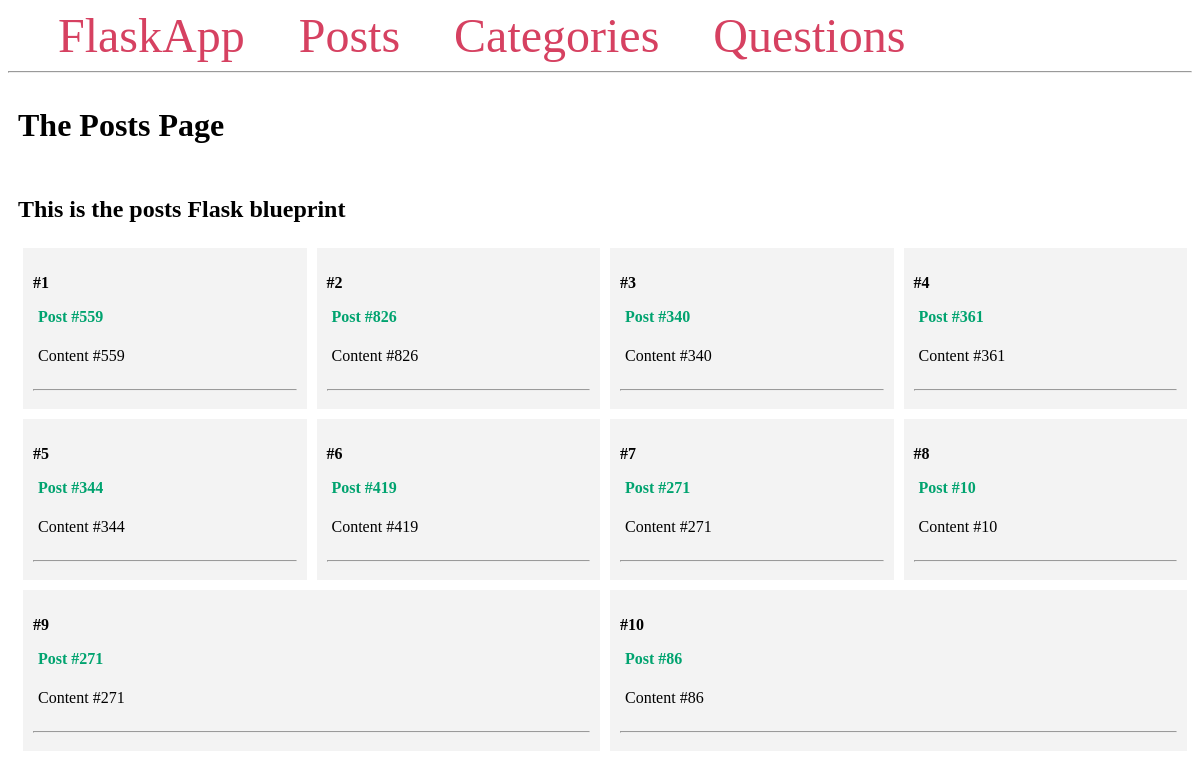
/posts/, run on the app's committed database.
### app/models/post.py (models this page shows, shortened)
class Post(db.Model):
    id = db.Column(db.Integer, primary_key=True)
    title = db.Column(db.String(150))
    content = db.Column(db.Text)

### app/posts/routes.py (the view)
@bp.route('/')
def index():
    posts = Post.query.all()
    return render_template('posts/index.html', posts=posts)

### app/templates/posts/index.html
{% extends 'base.html' %}
{% block content %}
    <span class="title"><h1>{% block title %} The Posts Page {% endblock %}</h1></span>
    <div class="content">
        <h2>This is the posts Flask blueprint</h2>
        {% for post in posts %}
            <div class="post">
                <p><b>#{{ post.id }}</b></p>
                <p class="title">
                    <b>
                        <a href="#">
                            {{ post.title }}
                        </a>
                    </b>
                </p>
                <div class="content">
                    <p>{{ post.content }}</p>
                </div>
                <hr>
            </div>
        {% endfor %}
    </div>
{% endblock %}

### app/templates/base.html (shortened to what this page needs)
<!DOCTYPE html>
<html lang="en">
<head>
</head>
<body>
    <nav>
        <a href="{{ url_for('main.index') }}">FlaskApp</a>
        <a href="{{ url_for('posts.index') }}">Posts</a>
        <a href="{{ url_for('posts.categories') }}">Categories</a>
        <a href="{{ url_for('questions.index') }}">Questions</a>
    </nav>
    <hr>
    <div class="content">
        {% block content %} {% endblock %}
    </div>
</body>
</html>

### app/templates/base.html (style rules this page uses)
h2 { width: 100%; }
.title { margin: 5px; width: 100%; }
.content { margin: 5px; width: 100%; display: flex; flex-direction: row; flex-wrap: wrap; }
.post { flex: 20%; padding: 10px; margin: 5px; background-color: #f3f3f3; inline-size: 100%; }
.title a { color: #00a36f; text-decoration: none; }
nav a { color: #d64161; font-size: 3em; margin-left: 50px; text-decoration: none; }

### data on the page
Post: id "1", title "Post #559", content "Content #559"
Post: id "2", title "Post #826", content "Content #826"
Post: id "3", title "Post #340", content "Content #340"
Post: id "4", title "Post #361", content "Content #361"
Post: id "5", title "Post #344", content "Content #344"
Post: id "6", title "Post #419", content "Content #419"
Post: id "7", title "Post #271", content "Content #271"
Post: id "8", title "Post #10", content "Content #10"
Post: id "9", title "Post #271", content "Content #271"
Post: id "10", title "Post #86", content "Content #86"
